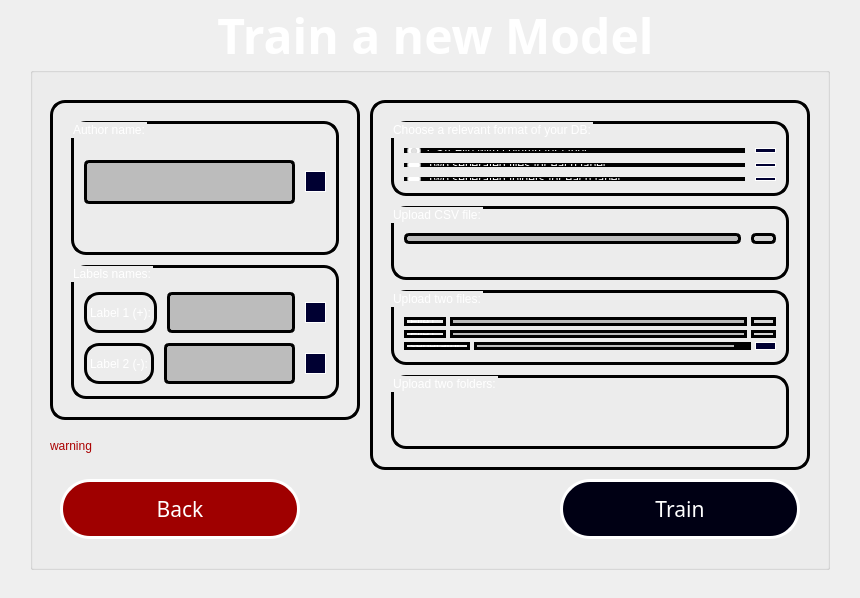
<?xml version="1.0" encoding="UTF-8"?>
<ui version="4.0">
 <class>TrainModelWindow</class>
 <widget class="QMainWindow" name="TrainModelWindow">
  <property name="geometry">
   <rect>
    <x>0</x>
    <y>0</y>
    <width>860</width>
    <height>598</height>
   </rect>
  </property>
  <property name="windowTitle">
   <string>Train New Model</string>
  </property>
  <widget class="QWidget" name="centralwidget">
   <widget class="QLabel" name="backgroundImg">
    <property name="geometry">
     <rect>
      <x>0</x>
      <y>0</y>
      <width>860</width>
      <height>600</height>
     </rect>
    </property>
    <property name="text">
     <string/>
    </property>
    <property name="pixmap">
     <pixmap>resources/background.jpg</pixmap>
    </property>
    <property name="scaledContents">
     <bool>true</bool>
    </property>
   </widget>
   <widget class="QGroupBox" name="groupBox">
    <property name="enabled">
     <bool>true</bool>
    </property>
    <property name="geometry">
     <rect>
      <x>30</x>
      <y>0</y>
      <width>800</width>
      <height>570</height>
     </rect>
    </property>
    <property name="palette">
     <palette>
      <active>
       <colorrole role="WindowText">
        <brush brushstyle="SolidPattern">
         <color alpha="255">
          <red>255</red>
          <green>255</green>
          <blue>255</blue>
         </color>
        </brush>
       </colorrole>
       <colorrole role="Button">
        <brush brushstyle="SolidPattern">
         <color alpha="255">
          <red>0</red>
          <green>0</green>
          <blue>127</blue>
         </color>
        </brush>
       </colorrole>
       <colorrole role="Text">
        <brush brushstyle="SolidPattern">
         <color alpha="255">
          <red>255</red>
          <green>255</green>
          <blue>255</blue>
         </color>
        </brush>
       </colorrole>
       <colorrole role="ButtonText">
        <brush brushstyle="SolidPattern">
         <color alpha="255">
          <red>255</red>
          <green>255</green>
          <blue>255</blue>
         </color>
        </brush>
       </colorrole>
       <colorrole role="Base">
        <brush brushstyle="SolidPattern">
         <color alpha="255">
          <red>255</red>
          <green>255</green>
          <blue>255</blue>
         </color>
        </brush>
       </colorrole>
       <colorrole role="ToolTipText">
        <brush brushstyle="SolidPattern">
         <color alpha="255">
          <red>0</red>
          <green>0</green>
          <blue>0</blue>
         </color>
        </brush>
       </colorrole>
      </active>
      <inactive>
       <colorrole role="WindowText">
        <brush brushstyle="SolidPattern">
         <color alpha="255">
          <red>255</red>
          <green>255</green>
          <blue>255</blue>
         </color>
        </brush>
       </colorrole>
       <colorrole role="Button">
        <brush brushstyle="SolidPattern">
         <color alpha="255">
          <red>0</red>
          <green>0</green>
          <blue>127</blue>
         </color>
        </brush>
       </colorrole>
       <colorrole role="Text">
        <brush brushstyle="SolidPattern">
         <color alpha="255">
          <red>255</red>
          <green>255</green>
          <blue>255</blue>
         </color>
        </brush>
       </colorrole>
       <colorrole role="ButtonText">
        <brush brushstyle="SolidPattern">
         <color alpha="255">
          <red>255</red>
          <green>255</green>
          <blue>255</blue>
         </color>
        </brush>
       </colorrole>
       <colorrole role="Base">
        <brush brushstyle="SolidPattern">
         <color alpha="255">
          <red>255</red>
          <green>255</green>
          <blue>255</blue>
         </color>
        </brush>
       </colorrole>
       <colorrole role="ToolTipText">
        <brush brushstyle="SolidPattern">
         <color alpha="255">
          <red>0</red>
          <green>0</green>
          <blue>0</blue>
         </color>
        </brush>
       </colorrole>
      </inactive>
      <disabled>
       <colorrole role="WindowText">
        <brush brushstyle="SolidPattern">
         <color alpha="255">
          <red>255</red>
          <green>255</green>
          <blue>255</blue>
         </color>
        </brush>
       </colorrole>
       <colorrole role="Button">
        <brush brushstyle="SolidPattern">
         <color alpha="255">
          <red>0</red>
          <green>0</green>
          <blue>127</blue>
         </color>
        </brush>
       </colorrole>
       <colorrole role="Text">
        <brush brushstyle="SolidPattern">
         <color alpha="255">
          <red>255</red>
          <green>255</green>
          <blue>255</blue>
         </color>
        </brush>
       </colorrole>
       <colorrole role="ButtonText">
        <brush brushstyle="SolidPattern">
         <color alpha="255">
          <red>255</red>
          <green>255</green>
          <blue>255</blue>
         </color>
        </brush>
       </colorrole>
       <colorrole role="Base">
        <brush brushstyle="SolidPattern">
         <color alpha="255">
          <red>240</red>
          <green>240</green>
          <blue>240</blue>
         </color>
        </brush>
       </colorrole>
       <colorrole role="ToolTipText">
        <brush brushstyle="SolidPattern">
         <color alpha="255">
          <red>0</red>
          <green>0</green>
          <blue>0</blue>
         </color>
        </brush>
       </colorrole>
      </disabled>
     </palette>
    </property>
    <property name="font">
     <font>
      <family>Sitka Heading</family>
      <pointsize>36</pointsize>
      <weight>75</weight>
      <bold>true</bold>
      <underline>false</underline>
     </font>
    </property>
    <property name="styleSheet">
     <string notr="true">color: rgb(255, 255, 255);
                    </string>
    </property>
    <property name="title">
     <string>Train a new Model</string>
    </property>
    <property name="alignment">
     <set>Qt::AlignCenter</set>
    </property>
    <widget class="QPushButton" name="trainBtn">
     <property name="enabled">
      <bool>true</bool>
     </property>
     <property name="geometry">
      <rect>
       <x>530</x>
       <y>479</y>
       <width>240</width>
       <height>60</height>
      </rect>
     </property>
     <property name="font">
      <font>
       <family>Sitka Small</family>
       <pointsize>16</pointsize>
       <weight>9</weight>
       <italic>false</italic>
       <bold>false</bold>
      </font>
     </property>
     <property name="acceptDrops">
      <bool>false</bool>
     </property>
     <property name="autoFillBackground">
      <bool>false</bool>
     </property>
     <property name="styleSheet">
      <string notr="true">
                            background-color: rgb(0, 0, 20);
                            font: 75 16pt &quot;Sitka Small&quot;;
                            color: rgb(255, 255, 255);
                            border-width: 3px;
                            border-radius: 30px;
                            border-color: rgb(255, 255, 255);
                            border-style: solid;
                        </string>
     </property>
     <property name="text">
      <string>Train</string>
     </property>
     <property name="checkable">
      <bool>false</bool>
     </property>
     <property name="autoDefault">
      <bool>false</bool>
     </property>
     <property name="default">
      <bool>false</bool>
     </property>
     <property name="flat">
      <bool>false</bool>
     </property>
    </widget>
    <widget class="QPushButton" name="backBtn">
     <property name="enabled">
      <bool>true</bool>
     </property>
     <property name="geometry">
      <rect>
       <x>30</x>
       <y>479</y>
       <width>240</width>
       <height>60</height>
      </rect>
     </property>
     <property name="font">
      <font>
       <family>Sitka Small</family>
       <pointsize>16</pointsize>
       <weight>9</weight>
       <italic>false</italic>
       <bold>false</bold>
      </font>
     </property>
     <property name="acceptDrops">
      <bool>false</bool>
     </property>
     <property name="autoFillBackground">
      <bool>false</bool>
     </property>
     <property name="styleSheet">
      <string notr="true">
                            background-color: rgb(159, 0, 0);
                            font: 75 16pt &quot;Sitka Small&quot;;
                            color: rgb(255, 255, 255);
                            border-width: 3px;
                            border-radius: 30px;
                            border-color: rgb(255, 255, 255);
                            border-style: solid;
                        </string>
     </property>
     <property name="text">
      <string>Back</string>
     </property>
     <property name="icon">
      <iconset>
       <normaloff>D:/My Documents/Studies/Semester_9/פרויקט מסכם - שלב
                                ב/icons/pnghut_arrow-icon-direction-left-logo-text.png</normaloff>D:/My Documents/Studies/Semester_9/פרויקט מסכם - שלב
                                ב/icons/pnghut_arrow-icon-direction-left-logo-text.png</iconset>
     </property>
     <property name="iconSize">
      <size>
       <width>24</width>
       <height>24</height>
      </size>
     </property>
     <property name="checkable">
      <bool>false</bool>
     </property>
     <property name="autoDefault">
      <bool>false</bool>
     </property>
     <property name="default">
      <bool>false</bool>
     </property>
     <property name="flat">
      <bool>false</bool>
     </property>
    </widget>
    <widget class="QFrame" name="verticalFrame1">
     <property name="geometry">
      <rect>
       <x>340</x>
       <y>100</y>
       <width>440</width>
       <height>370</height>
      </rect>
     </property>
     <property name="font">
      <font>
       <family>Sitka Small</family>
       <pointsize>8</pointsize>
       <weight>50</weight>
       <italic>false</italic>
       <bold>false</bold>
      </font>
     </property>
     <property name="autoFillBackground">
      <bool>false</bool>
     </property>
     <property name="styleSheet">
      <string notr="true">border-width: 3px;
                            border-radius: 15px;
                            border-color: rgb(0, 0, 0);
                            border-style: solid;
                            font: 8pt &quot;Sitka Small&quot;;
                            color: rgb(255, 255, 255);
                            background-color: qlineargradient(spread:pad, x1:0.996, y1:0.0340909, x2:1, y2:0, stop:1
                            rgba(0, 0, 32, 170));
                        </string>
     </property>
     <layout class="QVBoxLayout" name="verticalLayout">
      <property name="spacing">
       <number>10</number>
      </property>
      <property name="leftMargin">
       <number>18</number>
      </property>
      <property name="topMargin">
       <number>18</number>
      </property>
      <property name="rightMargin">
       <number>18</number>
      </property>
      <property name="bottomMargin">
       <number>18</number>
      </property>
      <item>
       <widget class="QGroupBox" name="verticalGroupBox11">
        <property name="title">
         <string>Choose a relevant format of your DB:</string>
        </property>
        <layout class="QVBoxLayout" name="verticalLayout_2" stretch="0,0,0">
         <property name="spacing">
          <number>10</number>
         </property>
         <property name="leftMargin">
          <number>10</number>
         </property>
         <property name="topMargin">
          <number>24</number>
         </property>
         <property name="rightMargin">
          <number>10</number>
         </property>
         <property name="bottomMargin">
          <number>12</number>
         </property>
         <item>
          <layout class="QHBoxLayout" name="horizontalLayout111">
           <item>
            <widget class="QRadioButton" name="radioButton1112">
             <property name="autoFillBackground">
              <bool>false</bool>
             </property>
             <property name="text">
              <string>CSV File with column for label</string>
             </property>
             <property name="checked">
              <bool>true</bool>
             </property>
            </widget>
           </item>
           <item>
            <widget class="QToolButton" name="questionBtn1111">
             <property name="minimumSize">
              <size>
               <width>0</width>
               <height>0</height>
              </size>
             </property>
             <property name="mouseTracking">
              <bool>false</bool>
             </property>
             <property name="autoFillBackground">
              <bool>false</bool>
             </property>
             <property name="styleSheet">
              <string notr="true">background-color: rgb(0, 0, 127);
                                                            background-color: rgb(0, 0, 50);
                                                            border-width: 1px;
                                                            border-radius: 14px;
                                                            border-color: rgb(255, 255, 255);
                                                            border-style: solid;
                                                        </string>
             </property>
             <property name="text">
              <string/>
             </property>
             <property name="icon">
              <iconset>
               <normaloff>resources/question_icon2.png</normaloff>resources/question_icon2.png</iconset>
             </property>
            </widget>
           </item>
          </layout>
         </item>
         <item>
          <layout class="QHBoxLayout" name="horizontalLayout112">
           <item>
            <widget class="QRadioButton" name="radioButton1122">
             <property name="text">
              <string>Two seperated files for each label</string>
             </property>
            </widget>
           </item>
           <item>
            <widget class="QToolButton" name="questionBtn1121">
             <property name="minimumSize">
              <size>
               <width>0</width>
               <height>0</height>
              </size>
             </property>
             <property name="mouseTracking">
              <bool>false</bool>
             </property>
             <property name="autoFillBackground">
              <bool>false</bool>
             </property>
             <property name="styleSheet">
              <string notr="true">background-color: rgb(0, 0, 127);
                                                            background-color: rgb(0, 0, 50);
                                                            border-width: 1px;
                                                            border-radius: 14px;
                                                            border-color: rgb(255, 255, 255);
                                                            border-style: solid;
                                                        </string>
             </property>
             <property name="text">
              <string/>
             </property>
             <property name="icon">
              <iconset>
               <normaloff>resources/question_icon2.png</normaloff>resources/question_icon2.png</iconset>
             </property>
            </widget>
           </item>
          </layout>
         </item>
         <item>
          <layout class="QHBoxLayout" name="horizontalLayout113">
           <item>
            <widget class="QRadioButton" name="radioButton1132">
             <property name="text">
              <string>Two seperated folders for each label</string>
             </property>
            </widget>
           </item>
           <item>
            <widget class="QToolButton" name="questionBtn1131">
             <property name="minimumSize">
              <size>
               <width>0</width>
               <height>0</height>
              </size>
             </property>
             <property name="mouseTracking">
              <bool>false</bool>
             </property>
             <property name="autoFillBackground">
              <bool>false</bool>
             </property>
             <property name="styleSheet">
              <string notr="true">background-color: rgb(0, 0, 127);
                                                            background-color: rgb(0, 0, 50);
                                                            border-width: 1px;
                                                            border-radius: 14px;
                                                            border-color: rgb(255, 255, 255);
                                                            border-style: solid;
                                                        </string>
             </property>
             <property name="text">
              <string/>
             </property>
             <property name="icon">
              <iconset>
               <normaloff>resources/question_icon2.png</normaloff>resources/question_icon2.png</iconset>
             </property>
            </widget>
           </item>
          </layout>
         </item>
        </layout>
       </widget>
      </item>
      <item>
       <widget class="QGroupBox" name="verticalGroupBox12">
        <property name="title">
         <string>Upload CSV file:</string>
        </property>
        <layout class="QVBoxLayout" name="verticalLayout_5" stretch="0,0">
         <property name="spacing">
          <number>10</number>
         </property>
         <property name="leftMargin">
          <number>10</number>
         </property>
         <property name="topMargin">
          <number>24</number>
         </property>
         <property name="rightMargin">
          <number>10</number>
         </property>
         <property name="bottomMargin">
          <number>12</number>
         </property>
         <item>
          <layout class="QHBoxLayout" name="horizontalLayout121">
           <item>
            <widget class="QLineEdit" name="path1211">
             <property name="styleSheet">
              <string notr="true">border-width: 3px;
                                                            border-radius: 5px;
                                                            border-color: rgb(0, 0, 0);
                                                            border-style: solid;
                                                            background-color: rgb(188, 188, 188);
                                                            color: rgb(0, 0, 0);
                                                        </string>
             </property>
            </widget>
           </item>
           <item>
            <widget class="QToolButton" name="uploadBtn1212">
             <property name="minimumSize">
              <size>
               <width>0</width>
               <height>0</height>
              </size>
             </property>
             <property name="mouseTracking">
              <bool>false</bool>
             </property>
             <property name="autoFillBackground">
              <bool>false</bool>
             </property>
             <property name="styleSheet">
              <string notr="true">background-color: rgb(212, 212, 212);
                                                            border-width: 3px;
                                                            border-radius: 5px;
                                                            border-color: rgb(0, 0, 0);
                                                            border-style: solid;
                                                        </string>
             </property>
             <property name="text">
              <string/>
             </property>
             <property name="icon">
              <iconset>
               <normaloff>resources/upload_icon.png</normaloff>resources/upload_icon.png</iconset>
             </property>
            </widget>
           </item>
          </layout>
         </item>
         <item>
          <layout class="QHBoxLayout" name="horizontalLayout122">
           <property name="topMargin">
            <number>16</number>
           </property>
           <property name="bottomMargin">
            <number>16</number>
           </property>
           <item>
            <widget class="QLabel" name="label1222">
             <property name="text">
              <string>Column name:</string>
             </property>
            </widget>
           </item>
           <item>
            <widget class="QTextEdit" name="columnName1221">
             <property name="styleSheet">
              <string notr="true">border-width: 3px;
                                                            border-radius: 5px;
                                                            border-color: rgb(0, 0, 0);
                                                            border-style: solid;
                                                            background-color: rgb(188, 188, 188);
                                                            color: rgb(0, 0, 0);
                                                        </string>
             </property>
            </widget>
           </item>
           <item>
            <widget class="QToolButton" name="questionBtn1223">
             <property name="minimumSize">
              <size>
               <width>0</width>
               <height>0</height>
              </size>
             </property>
             <property name="mouseTracking">
              <bool>false</bool>
             </property>
             <property name="autoFillBackground">
              <bool>false</bool>
             </property>
             <property name="styleSheet">
              <string notr="true">background-color: rgb(0, 0, 127);
                                                            background-color: rgb(0, 0, 50);
                                                            border-width: 1px;
                                                            border-radius: 14px;
                                                            border-color: rgb(255, 255, 255);
                                                            border-style: solid;
                                                        </string>
             </property>
             <property name="text">
              <string/>
             </property>
             <property name="icon">
              <iconset>
               <normaloff>resources/question_icon2.png</normaloff>resources/question_icon2.png</iconset>
             </property>
            </widget>
           </item>
          </layout>
         </item>
        </layout>
       </widget>
      </item>
      <item>
       <widget class="QGroupBox" name="verticalGroupBox13">
        <property name="title">
         <string>Upload two files:</string>
        </property>
        <layout class="QVBoxLayout" name="verticalLayout_6" stretch="0,0,0">
         <property name="spacing">
          <number>4</number>
         </property>
         <property name="leftMargin">
          <number>10</number>
         </property>
         <property name="topMargin">
          <number>24</number>
         </property>
         <property name="rightMargin">
          <number>10</number>
         </property>
         <property name="bottomMargin">
          <number>12</number>
         </property>
         <item>
          <layout class="QHBoxLayout" name="horizontalLayout131">
           <item>
            <widget class="QLabel" name="label1311">
             <property name="text">
              <string>File1:</string>
             </property>
            </widget>
           </item>
           <item>
            <widget class="QLineEdit" name="path1312">
             <property name="styleSheet">
              <string notr="true">border-width: 3px;
                                                            border-radius: 5px;
                                                            border-color: rgb(0, 0, 0);
                                                            border-style: solid;
                                                            background-color: rgb(188, 188, 188);
                                                            color: rgb(0, 0, 0);
                                                        </string>
             </property>
            </widget>
           </item>
           <item>
            <widget class="QToolButton" name="uploadBtn1313">
             <property name="minimumSize">
              <size>
               <width>0</width>
               <height>0</height>
              </size>
             </property>
             <property name="mouseTracking">
              <bool>false</bool>
             </property>
             <property name="autoFillBackground">
              <bool>false</bool>
             </property>
             <property name="styleSheet">
              <string notr="true">background-color: rgb(212, 212, 212);
                                                            border-width: 3px;
                                                            border-radius: 5px;
                                                            border-color: rgb(0, 0, 0);
                                                            border-style: solid;
                                                        </string>
             </property>
             <property name="text">
              <string/>
             </property>
             <property name="icon">
              <iconset>
               <normaloff>resources/upload_icon.png</normaloff>resources/upload_icon.png</iconset>
             </property>
            </widget>
           </item>
          </layout>
         </item>
         <item>
          <layout class="QHBoxLayout" name="horizontalLayout132">
           <item>
            <widget class="QLabel" name="label1321">
             <property name="text">
              <string>File1:</string>
             </property>
            </widget>
           </item>
           <item>
            <widget class="QLineEdit" name="path1322">
             <property name="styleSheet">
              <string notr="true">border-width: 3px;
                                                            border-radius: 5px;
                                                            border-color: rgb(0, 0, 0);
                                                            border-style: solid;
                                                            background-color: rgb(188, 188, 188);
                                                            color: rgb(0, 0, 0);
                                                        </string>
             </property>
            </widget>
           </item>
           <item>
            <widget class="QToolButton" name="uploadBtn1323">
             <property name="minimumSize">
              <size>
               <width>0</width>
               <height>0</height>
              </size>
             </property>
             <property name="mouseTracking">
              <bool>false</bool>
             </property>
             <property name="autoFillBackground">
              <bool>false</bool>
             </property>
             <property name="styleSheet">
              <string notr="true">background-color: rgb(212, 212, 212);
                                                            border-width: 3px;
                                                            border-radius: 5px;
                                                            border-color: rgb(0, 0, 0);
                                                            border-style: solid;
                                                        </string>
             </property>
             <property name="text">
              <string/>
             </property>
             <property name="icon">
              <iconset>
               <normaloff>resources/upload_icon.png</normaloff>resources/upload_icon.png</iconset>
             </property>
            </widget>
           </item>
          </layout>
         </item>
         <item>
          <layout class="QHBoxLayout" name="horizontalLayout133">
           <item>
            <widget class="QLabel" name="label1331">
             <property name="text">
              <string>seperator:</string>
             </property>
            </widget>
           </item>
           <item>
            <widget class="QTextEdit" name="seperator1333">
             <property name="styleSheet">
              <string notr="true">border-width: 3px;
                                                            border-radius: 5px;
                                                            border-color: rgb(0, 0, 0);
                                                            border-style: solid;
                                                            background-color: rgb(188, 188, 188);
                                                            color: rgb(0, 0, 0);
                                                        </string>
             </property>
            </widget>
           </item>
           <item>
            <widget class="QToolButton" name="questionBtn1332">
             <property name="minimumSize">
              <size>
               <width>0</width>
               <height>0</height>
              </size>
             </property>
             <property name="mouseTracking">
              <bool>false</bool>
             </property>
             <property name="autoFillBackground">
              <bool>false</bool>
             </property>
             <property name="styleSheet">
              <string notr="true">background-color: rgb(0, 0, 127);
                                                            background-color: rgb(0, 0, 50);
                                                            border-width: 1px;
                                                            border-radius: 14px;
                                                            border-color: rgb(255, 255, 255);
                                                            border-style: solid;
                                                        </string>
             </property>
             <property name="text">
              <string/>
             </property>
             <property name="icon">
              <iconset>
               <normaloff>resources/question_icon2.png</normaloff>resources/question_icon2.png</iconset>
             </property>
            </widget>
           </item>
          </layout>
         </item>
        </layout>
       </widget>
      </item>
      <item>
       <widget class="QGroupBox" name="verticalGroupBox14">
        <property name="title">
         <string>Upload two folders:</string>
        </property>
        <layout class="QVBoxLayout" name="verticalLayout_7" stretch="0,0">
         <property name="spacing">
          <number>10</number>
         </property>
         <property name="leftMargin">
          <number>10</number>
         </property>
         <property name="topMargin">
          <number>24</number>
         </property>
         <property name="rightMargin">
          <number>10</number>
         </property>
         <property name="bottomMargin">
          <number>12</number>
         </property>
         <item>
          <layout class="QHBoxLayout" name="horizontalLayout141">
           <property name="spacing">
            <number>10</number>
           </property>
           <property name="topMargin">
            <number>8</number>
           </property>
           <property name="bottomMargin">
            <number>8</number>
           </property>
           <item>
            <widget class="QLabel" name="label1411">
             <property name="text">
              <string>Folder 1:</string>
             </property>
            </widget>
           </item>
           <item>
            <widget class="QLineEdit" name="path1412">
             <property name="styleSheet">
              <string notr="true">border-width: 3px;
                                                            border-radius: 5px;
                                                            border-color: rgb(0, 0, 0);
                                                            border-style: solid;
                                                            background-color: rgb(188, 188, 188);
                                                            color: rgb(0, 0, 0);
                                                        </string>
             </property>
            </widget>
           </item>
           <item>
            <widget class="QToolButton" name="uploadBtn1413">
             <property name="minimumSize">
              <size>
               <width>0</width>
               <height>0</height>
              </size>
             </property>
             <property name="mouseTracking">
              <bool>false</bool>
             </property>
             <property name="autoFillBackground">
              <bool>false</bool>
             </property>
             <property name="styleSheet">
              <string notr="true">background-color: rgb(212, 212, 212);
                                                            border-width: 3px;
                                                            border-radius: 5px;
                                                            border-color: rgb(0, 0, 0);
                                                            border-style: solid;
                                                        </string>
             </property>
             <property name="text">
              <string/>
             </property>
             <property name="icon">
              <iconset>
               <normaloff>resources/upload_icon.png</normaloff>resources/upload_icon.png</iconset>
             </property>
            </widget>
           </item>
          </layout>
         </item>
         <item>
          <layout class="QHBoxLayout" name="horizontalLayout142">
           <property name="spacing">
            <number>10</number>
           </property>
           <property name="topMargin">
            <number>8</number>
           </property>
           <property name="bottomMargin">
            <number>8</number>
           </property>
           <item>
            <widget class="QLabel" name="label1421">
             <property name="text">
              <string>Folder 2:</string>
             </property>
            </widget>
           </item>
           <item>
            <widget class="QLineEdit" name="path1422">
             <property name="styleSheet">
              <string notr="true">border-width: 3px;
                                                            border-radius: 5px;
                                                            border-color: rgb(0, 0, 0);
                                                            border-style: solid;
                                                            background-color: rgb(188, 188, 188);
                                                            color: rgb(0, 0, 0);
                                                        </string>
             </property>
            </widget>
           </item>
           <item>
            <widget class="QToolButton" name="uploadBtn1423">
             <property name="minimumSize">
              <size>
               <width>0</width>
               <height>0</height>
              </size>
             </property>
             <property name="mouseTracking">
              <bool>false</bool>
             </property>
             <property name="autoFillBackground">
              <bool>false</bool>
             </property>
             <property name="styleSheet">
              <string notr="true">background-color: rgb(212, 212, 212);
                                                            border-width: 3px;
                                                            border-radius: 5px;
                                                            border-color: rgb(0, 0, 0);
                                                            border-style: solid;
                                                        </string>
             </property>
             <property name="text">
              <string/>
             </property>
             <property name="icon">
              <iconset>
               <normaloff>resources/upload_icon.png</normaloff>resources/upload_icon.png</iconset>
             </property>
            </widget>
           </item>
          </layout>
         </item>
        </layout>
       </widget>
      </item>
     </layout>
    </widget>
    <widget class="QLabel" name="errorMsg">
     <property name="geometry">
      <rect>
       <x>20</x>
       <y>425</y>
       <width>81</width>
       <height>41</height>
      </rect>
     </property>
     <property name="layoutDirection">
      <enum>Qt::RightToLeft</enum>
     </property>
     <property name="styleSheet">
      <string notr="true">background-color: qlineargradient(spread:pad, x1:0.983, y1:0.00568182,
                            x2:0.996, y2:0, stop:1 rgba(48, 48, 48, 143));
                            color: rgb(170, 0, 0);
                            font: 75 8pt &quot;System&quot;;
                            border-radius: 10px;
                            border-style: solid;
                            border-width: 0px
                        </string>
     </property>
     <property name="text">
      <string>warning</string>
     </property>
     <property name="margin">
      <number>5</number>
     </property>
    </widget>
    <widget class="QFrame" name="verticalFrame2">
     <property name="geometry">
      <rect>
       <x>20</x>
       <y>100</y>
       <width>310</width>
       <height>320</height>
      </rect>
     </property>
     <property name="font">
      <font>
       <family>Sitka Small</family>
       <pointsize>8</pointsize>
       <weight>50</weight>
       <italic>false</italic>
       <bold>false</bold>
      </font>
     </property>
     <property name="autoFillBackground">
      <bool>false</bool>
     </property>
     <property name="styleSheet">
      <string notr="true">border-width: 3px;
                            border-radius: 15px;
                            border-color: rgb(0, 0, 0);
                            border-style: solid;
                            font: 8pt &quot;Sitka Small&quot;;
                            color: rgb(255, 255, 255);
                            background-color: qlineargradient(spread:pad, x1:0.996, y1:0.0340909, x2:1, y2:0, stop:1
                            rgba(0, 0, 32, 170));
                        </string>
     </property>
     <layout class="QVBoxLayout" name="verticalLayout_3">
      <property name="spacing">
       <number>10</number>
      </property>
      <property name="leftMargin">
       <number>18</number>
      </property>
      <property name="topMargin">
       <number>18</number>
      </property>
      <property name="rightMargin">
       <number>18</number>
      </property>
      <property name="bottomMargin">
       <number>18</number>
      </property>
      <item>
       <widget class="QGroupBox" name="horizontalGroupBox21">
        <property name="sizePolicy">
         <sizepolicy hsizetype="Preferred" vsizetype="Preferred">
          <horstretch>0</horstretch>
          <verstretch>0</verstretch>
         </sizepolicy>
        </property>
        <property name="minimumSize">
         <size>
          <width>0</width>
          <height>0</height>
         </size>
        </property>
        <property name="styleSheet">
         <string notr="true"/>
        </property>
        <property name="title">
         <string>Author name:</string>
        </property>
        <layout class="QHBoxLayout" name="horizontalLayout_3">
         <property name="spacing">
          <number>10</number>
         </property>
         <property name="leftMargin">
          <number>10</number>
         </property>
         <property name="topMargin">
          <number>36</number>
         </property>
         <property name="rightMargin">
          <number>10</number>
         </property>
         <property name="bottomMargin">
          <number>48</number>
         </property>
         <item>
          <widget class="QTextEdit" name="authorName211">
           <property name="styleSheet">
            <string notr="true">border-width: 3px;
                                                    border-radius: 5px;
                                                    border-color: rgb(0, 0, 0);
                                                    border-style: solid;
                                                    background-color: rgb(188, 188, 188);
                                                    color: rgb(0, 0, 0);
                                                </string>
           </property>
          </widget>
         </item>
         <item>
          <widget class="QToolButton" name="questionBtn212">
           <property name="minimumSize">
            <size>
             <width>0</width>
             <height>0</height>
            </size>
           </property>
           <property name="mouseTracking">
            <bool>false</bool>
           </property>
           <property name="autoFillBackground">
            <bool>false</bool>
           </property>
           <property name="styleSheet">
            <string notr="true">background-color: rgb(0, 0, 127);
                                                    background-color: rgb(0, 0, 50);
                                                    border-width: 1px;
                                                    border-radius: 14px;
                                                    border-color: rgb(255, 255, 255);
                                                    border-style: solid;
                                                </string>
           </property>
           <property name="text">
            <string/>
           </property>
           <property name="icon">
            <iconset>
             <normaloff>resources/question_icon2.png</normaloff>resources/question_icon2.png</iconset>
           </property>
          </widget>
         </item>
        </layout>
       </widget>
      </item>
      <item>
       <widget class="QGroupBox" name="verticalGroupBox22">
        <property name="title">
         <string>Labels names:</string>
        </property>
        <layout class="QVBoxLayout" name="verticalLayout_4" stretch="0,0">
         <property name="spacing">
          <number>10</number>
         </property>
         <property name="leftMargin">
          <number>10</number>
         </property>
         <property name="topMargin">
          <number>24</number>
         </property>
         <property name="rightMargin">
          <number>10</number>
         </property>
         <property name="bottomMargin">
          <number>12</number>
         </property>
         <item>
          <layout class="QHBoxLayout" name="horizontalLayout221">
           <item>
            <widget class="QLabel" name="label2211">
             <property name="styleSheet">
              <string notr="true">font: 6pt &quot;Sitka Small&quot;;</string>
             </property>
             <property name="text">
              <string>Label 1 (+):</string>
             </property>
            </widget>
           </item>
           <item>
            <widget class="QTextEdit" name="trueLavel2213">
             <property name="styleSheet">
              <string notr="true">border-width: 3px;
                                                            border-radius: 5px;
                                                            border-color: rgb(0, 0, 0);
                                                            border-style: solid;
                                                            background-color: rgb(188, 188, 188);
                                                            color: rgb(0, 0, 0);
                                                        </string>
             </property>
            </widget>
           </item>
           <item>
            <widget class="QToolButton" name="questionBtn2212">
             <property name="minimumSize">
              <size>
               <width>0</width>
               <height>0</height>
              </size>
             </property>
             <property name="mouseTracking">
              <bool>false</bool>
             </property>
             <property name="autoFillBackground">
              <bool>false</bool>
             </property>
             <property name="styleSheet">
              <string notr="true">background-color: rgb(0, 0, 127);
                                                            background-color: rgb(0, 0, 50);
                                                            border-width: 1px;
                                                            border-radius: 14px;
                                                            border-color: rgb(255, 255, 255);
                                                            border-style: solid;
                                                        </string>
             </property>
             <property name="text">
              <string/>
             </property>
             <property name="icon">
              <iconset>
               <normaloff>resources/question_icon2.png</normaloff>resources/question_icon2.png</iconset>
             </property>
            </widget>
           </item>
          </layout>
         </item>
         <item>
          <layout class="QHBoxLayout" name="horizontalLayout222">
           <item>
            <widget class="QLabel" name="label2222">
             <property name="styleSheet">
              <string notr="true">font: 6pt &quot;Sitka Small&quot;;</string>
             </property>
             <property name="text">
              <string>Label 2 (-):</string>
             </property>
            </widget>
           </item>
           <item>
            <widget class="QTextEdit" name="fakeLabel2221">
             <property name="styleSheet">
              <string notr="true">border-width: 3px;
                                                            border-radius: 5px;
                                                            border-color: rgb(0, 0, 0);
                                                            border-style: solid;
                                                            background-color: rgb(188, 188, 188);
                                                            color: rgb(0, 0, 0);
                                                        </string>
             </property>
            </widget>
           </item>
           <item>
            <widget class="QToolButton" name="questionBtn2223">
             <property name="minimumSize">
              <size>
               <width>0</width>
               <height>0</height>
              </size>
             </property>
             <property name="mouseTracking">
              <bool>false</bool>
             </property>
             <property name="autoFillBackground">
              <bool>false</bool>
             </property>
             <property name="styleSheet">
              <string notr="true">background-color: rgb(0, 0, 127);
                                                            background-color: rgb(0, 0, 50);
                                                            border-width: 1px;
                                                            border-radius: 14px;
                                                            border-color: rgb(255, 255, 255);
                                                            border-style: solid;
                                                        </string>
             </property>
             <property name="text">
              <string/>
             </property>
             <property name="icon">
              <iconset>
               <normaloff>resources/question_icon2.png</normaloff>resources/question_icon2.png</iconset>
             </property>
            </widget>
           </item>
          </layout>
         </item>
        </layout>
       </widget>
      </item>
     </layout>
    </widget>
   </widget>
  </widget>
 </widget>
 <resources/>
 <connections/>
</ui>
